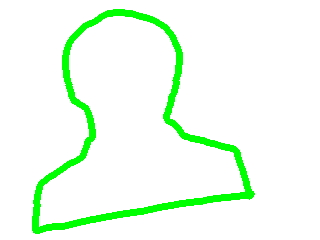
#> input picture Assets/Resources/img_processing1.png, 320 x 240 px
$ python ol_bone_gen.py Resources/img_processing1.png
#> lines starting #> are read from the running program, lines starting #| are printed output that depends on the picture; after the words box and inside, x2 and y2 are one past the last pixel; in counts of white or black regions, pixels touching at a corner belong together
# TODO: コーナー検出の閾値どうするか
# TODO: コーナー絞り込みの2回めのとこを直す
# TODO: 交点の場合分けが怪しいようなあってるような
"""
Input
    画像ファイル
Outpt
    透過画像
        Inputと同じ名前(上書き)
    Boneの始点・終点が書かれたCSVファイル
        points.csv(実行の都度上書き)
"""
import sys

import cv2
import numpy as np
import pandas as pd

import sympy as sym
import os
import matplotlib.pyplot as plt
import random
import pathlib


(x, y) = sym.symbols("x y", real=True)

# init
filename = sys.argv[1]

# 画像read, BGR
img = cv2.imread(filename, 1)
#> img is the input picture: shape (240, 320, 3); mean B, G, R 237.7, 255, 237.7
img = cv2.resize(img, (img.shape[1] // 2, img.shape[0] // 2))
#> img: shape (120, 160, 3)

# before color
white = (img[..., 0] == 255) & (img[..., 1] == 255) & (img[..., 2] == 255)
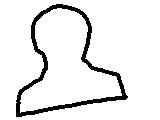
#> white: shape (120, 160) bool; 92% white; 1 black region, box (x1, y1, x2, y2) and area: (16, 4, 128, 117) 1542
c_a = [random.randint(200,255), random.randint(200,255), random.randint(200,255)]
img[white] =  np.array(c_a, dtype=np.uint8)

# マスク作成, Gray
mask = np.zeros((img.shape[0]+2, img.shape[1]+2), dtype=np.uint8)
_, _, mask, _ = cv2.floodFill(img, mask, seedPoint=(0,0), newVal=c_a)
#> mask: shape (122, 162); values 0 (black) and 1 (white), 64.4% white; 1 black region, box (x1, y1, x2, y2) and area: (17, 5, 129, 118) 7035

# アルファチャンネル作成
# maskは元画像+2pxのサイズだから削る
alpha = mask.copy()
alpha[alpha == 0] = 255
alpha[alpha == 1] = 0
alpha = np.delete(alpha, [0,alpha.shape[0]-1], 0)
#> alpha: shape (120, 162); 36.2% white; 1 white region, box (x1, y1, x2, y2) and area: (17, 4, 129, 117) 7035
alpha = np.delete(alpha, [0,alpha.shape[1]-1], 1)
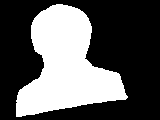
#> alpha: shape (120, 160); 36.6% white; 1 white region
a_img = cv2.merge((img, alpha))


# 透過画像書き出し
cv2.imwrite(filename, a_img)

# 2値化 maskじゃなくてalphaの配色じゃないとだめらしい
_, bin_img = cv2.threshold(alpha, 127, 255, 0)

# マスクの輪郭抽出(元画像から直接抽出すると取れない場合がある)
contours, hierarchy = cv2.findContours(bin_img, cv2.RETR_TREE, cv2.CHAIN_APPROX_SIMPLE)
#> contours = 1 contour; box (x1, y1, x2, y2) and area: (16, 4, 128, 117) 6848

# blank image
blank_img = np.zeros((img.shape[0], img.shape[1], 3), np.uint8)
blank_img += 255

# 一番長い輪郭
max_cnt = contours[0]
#> max_cnt = contour of 174 points, box (x1, y1, x2, y2) (16, 4, 128, 117), area 6848
for cnt in contours:
    if len(cnt) > len(max_cnt):
        max_cnt = cnt
#> this loop made 1 pass

# 輪郭画像を作る
cnt_img = blank_img.copy()
cv2.drawContours(cnt_img, [max_cnt], 0, (0,255,0), 5)

base = os.getcwd()
# Unityから呼び出すとassetsが含まれない
cnt_img_a = cv2.merge((cnt_img, alpha))
filepath = base +"\\Assets\\Resources\\img_processing1.png"
cv2.imwrite(filepath, cnt_img_a )

# 重心計算
mu = cv2.moments(max_cnt)
#> mu = moments, m00 6847.5, centre m10/m00, m01/m00 = (65.51, 65.18)
cog_x = int(mu["m10"] / mu["m00"])
#> cog_x = 65
cog_y = int(mu["m01"] / mu["m00"])
#> cog_y = 65

# 最小内接円っぽいやつの半径を探す
# 初期値, 適当
r_min = int(np.sqrt(cnt_img.shape[0]**2 + cnt_img.shape[1]**2))
#> r_min = 200
for p in max_cnt:
    tmp = int(np.sqrt((p[0][0] - cog_x)**2 + (p[0][1] - cog_y)**2))
    if r_min > tmp:
        r_min = tmp
#> this loop made 174 passes
#> (p, tmp, r_min) on passes 1, 2, 6, 8, 12, 13, 15, 17, 19, 20, 21, 22: ([[56, 4]], 61, 61), ([[55, 5]], 60, 60), ([[48, 8]], 59, 59), ([[45, 10]], 58, 58), ([[34, 18]], 56, 56), ([[34, 19]], 55, 55), ([[33, 21]], 54, 54), ([[32, 24]], 52, 52), ([[31, 38]], 43, 43), ([[32, 39]], 42, 42), ([[32, 42]], 40, 40), ([[33, 43]], 38, 38)
#> (tmp, r_min) on pass 138: (20, 20)
#> after the loop, r_min = 20

# コーナー検出
tmp = cv2.cvtColor(cnt_img, cv2.COLOR_BGR2GRAY)
#> tmp: shape (120, 160); values 150 (black) and 255 (white), 86.2% white; 1 black region, box (x1, y1, x2, y2) and area: (13, 1, 131, 120) 2658
dst = cv2.cornerHarris(np.float32(tmp), 2, 3, 0.04)
dst = cv2.dilate(dst, None)
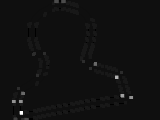
#> dst: shape (120, 160) float32; min -1215506.2, max 19424360, mean 139634.1; drawn with min black and max white
# コーナーy座標, x座標(row, col) 閾値任意
corner_y, corner_x = np.where(dst>0.1*dst.max())  # 閾値どうするか
#> corner_y = 242 values from 0 to 119; corner_x = 242 values, max 132 at index 162, min 12 at index 175, mean 60.3

#cnt_img[corner_y,corner_x] =[204,50,153];
for i in range(len(corner_x)):
    cv2.circle(cnt_img,(corner_x[i],corner_y[i]),5,(204,50,153),thickness=-1)
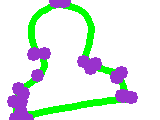
#> cnt_img: shape (120, 160, 3); mean of channels 0, 1, 2 227.3, 233.5, 222; drawn as B, G, R
cnt_img_a = cv2.merge((cnt_img, alpha))
filepath = base +"\\Assets\\Resources\\img_processing2.png"
cv2.imwrite(filepath, cnt_img_a)

# とりあえず10*10分割の窓
window_x = cnt_img.shape[1] // 10
#> window_x = 16
window_y = cnt_img.shape[0] // 10
#> window_y = 12

# indexが必要なのでSeries
corner_x_s = pd.Series(corner_x)
corner_y_s = pd.Series(corner_y)

# mean point
mp_x = []
mp_y = []

# 単一窓内ごとの要約
for i in range(10):
    for j in range(10):
        tmp_x = corner_x_s[((window_x*i) < corner_x_s) & (corner_x_s < (window_x*(i+1)))].index
        tmp_y = corner_y_s[((window_y*j) < corner_y_s) & (corner_y_s < (window_y*(j+1)))].index
        tmp_index = [idx for idx in tmp_x.values if idx in tmp_y.values]

        if tmp_index:
            mp_x.append(int(corner_x_s[tmp_index].mean()))
            mp_y.append(int(corner_y_s[tmp_index].mean()))
#> after the loop, mp_x = [13, 14, 20, 20, 22, 38, 37, 58, 65, 90, 121, 117, 122, 122, 130]; mp_y = [101, 118, 90, 101, 115, 53, 75, 1, 1, 64, 71, 75, 94, 97, 97]

# ここ適当なのであんまこれでやりたくない
# 5*5分割の窓
window_x = cnt_img.shape[1] // 5
#> window_x = 32
window_y = cnt_img.shape[0] // 5
#> window_y = 24

# indexが必要なのでSeries
mp_x_s = pd.Series(mp_x)
mp_y_s = pd.Series(mp_y)

# mean point
mp_x = []
mp_y = []

# 単一窓内ごとの要約
for i in range(5):
    for j in range(5):
        tmp_x = mp_x_s[((window_x*i) < mp_x_s) & (mp_x_s < (window_x*(i+1)))].index
        tmp_y = mp_y_s[((window_y*j) < mp_y_s) & (mp_y_s < (window_y*(j+1)))].index
        tmp_index = [idx for idx in tmp_x.values if idx in tmp_y.values]

        if tmp_index:
            mp_x.append(int(mp_x_s[tmp_index].mean()))
            mp_y.append(int(mp_y_s[tmp_index].mean()))
#> after the loop, mp_x = [20, 17, 58, 38, 37, 65, 90, 121, 119, 122, 130]; mp_y = [90, 108, 1, 53, 75, 1, 64, 71, 84, 97, 97]

# 要約した頂点：可視化のための処理

for i in range(len(mp_x)):
    cv2.circle(cnt_img,(mp_x[i],mp_y[i]),5,[0,0,255],thickness=-1)
#> this loop made 11 passes
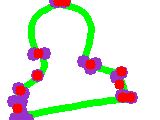
#> cnt_img: shape (120, 160, 3); 4.26% of pixels changed, all inside (x1, y1, x2, y2) = (12, 0, 136, 114); drawn as B, G, R
cnt_img_a = cv2.merge((cnt_img, alpha))
filepath = base +"\\Assets\\Resources\\img_processing3.png"
cv2.imwrite(filepath, cnt_img_a)

# 重心と絞られたコーナーの距離計算
distance = pd.DataFrame({"x" : mp_x, "y" : mp_y})
#> distance = table of 11 rows and 2 columns
distance["d"] = (cog_x-distance["x"])**2 + (cog_y-distance["y"])**2

# ここでBoneの本数を決定
distance = distance.sort_values("d", ascending=False).head(5)
#> distance = table of 5 rows and 3 columns

# 交点保存用
isec_x_list = []
isec_y_list = []

# 内接円とコーナーの交点(=bone始点)を計算する
for index, row in distance.iterrows():
    # 交点
    F1 = (x-cog_x)**2 + (y-cog_y)**2 - r_min**2
    F2 = (row["x"]-cog_x)*(y-cog_y) - (row["y"]-cog_y)*(x-cog_x)
    solve = sym.solve([F1, F2], [x, y])

    # 交点場合分け
    ########## ここから怪しい
    isec_x1 = int(sym.N(solve[0][0]))
    isec_x2 = int(sym.N(solve[1][0]))
    if cog_x > row["x"]:
        if isec_x1 > cog_x:
            isec_x = isec_x2
            isec_y = int(sym.N(solve[1][1]))
        else:
            isec_x = isec_x1
            isec_y = int(sym.N(solve[0][1]))
    if cog_x < row["x"]:
        if isec_x1 > cog_x:
            isec_x = isec_x1
            isec_y = int(sym.N(solve[0][1]))
        else:
            isec_x = isec_x2
            isec_y = int(sym.N(solve[1][1]))
    ########## ここまで怪しい
    cnt_img = cv2.line(cnt_img,(isec_x,isec_y),(row["x"],row["y"]),(0,0,0),2)
    isec_x_list.append(isec_x)
    isec_y_list.append(isec_y)
#> this loop made 5 passes
#> (index, isec_x1, isec_x2, isec_x, isec_y) on passes 1 to 4: (10, 47, 82, 82, 73), (9, 47, 82, 82, 74), (1, 50, 79, 50, 78), (2, 62, 67, 62, 45)
#> (index, isec_x1, isec_x2) on pass 5: (5, 65, 65)
#> pass 1, `cnt_img = cv2.line(cnt_img,(isec_x,isec_y),(row["x"],row["y"]),(0,0,0)..`:
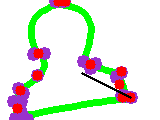
#> cnt_img: shape (120, 160, 3); 0.65% of pixels changed, all inside (x1, y1, x2, y2) = (81, 72, 132, 99); drawn as B, G, R
#> after the loop:
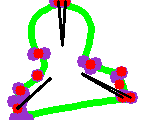
#> cnt_img: shape (120, 160, 3); mean of channels 0, 1, 2 212.2, 224.4, 218.6; drawn as B, G, R
#> after the loop, isec_x_list = [82, 82, 50, 62, 62]; isec_y_list = [73, 74, 78, 45, 45]

# 可視化時に座標が反転？するため．よくわからん
#for i in range(0,len(distance)-1):

cnt_img_a = cv2.merge((cnt_img, alpha))
filepath = base +"\\Assets\\Resources\\img_processing4.png"
cv2.imwrite(filepath, cnt_img_a)

# csvに座標保存
points = distance.copy().drop("d", axis=1)
#> points = table of 5 rows and 2 columns
if r_min * 1.5 > np.sqrt(distance["d"].min()):  # 内接円円周と重心が十分離れていない場合
    point["x_2"] = cog_x
    point["y_2"] = cog_y
else:
    points["x_2"] = isec_x_list
    points["y_2"] = isec_y_list
# Unityから呼び出すとassetsが含まれない
points.T.to_csv(base +"\\Assets\\Resources\\points.csv")
#print(base +"\\Resources\\CSV\\points.csv")
